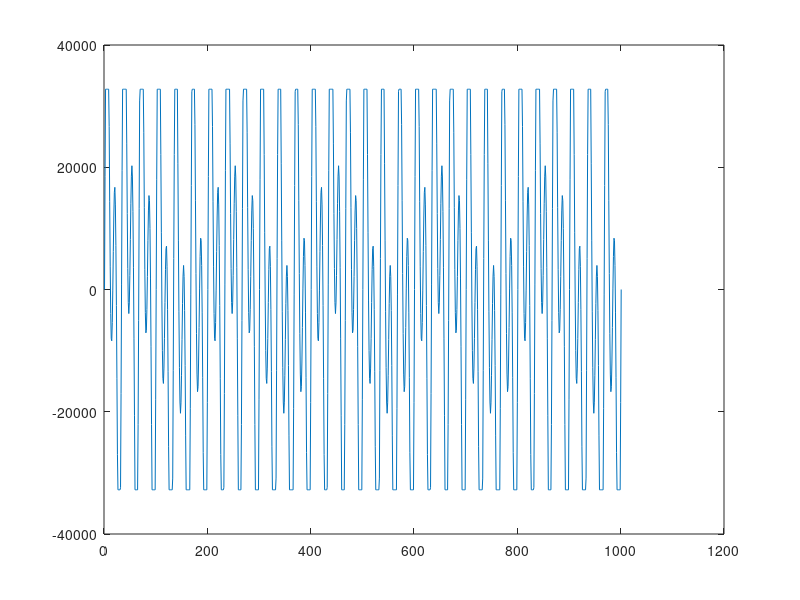

MATLAB code to generate this figure: (Note: this script raises an error after producing the figure.)
% fir_c_online: script to compare FIR filters implemented in C and MATLAB
% languages.
%
% Version: 002
% Date:    2021/11/01
% Author:  Rodrigo Gonzalez <rodralez@frm.utn.edu.ar>
% URL:     https://github.com/rodralez/control

clc
close all
clear

%% PARAMETERS

Fn1 = 300;   % Signal 1 frequency
Fn2 = 600;   % Signal 2 frequency
Fn3 = 50 ;   % Signal 3 frequency, interference
Fs = 10000;  % Sampling frequency

%% INPUT SIGNAL

dt = 1/Fs;
t = (0:dt:dt*1000)';

adc_signal = sin(2 * pi * Fn1 * t) + sin(2 * pi * Fn2 * t) + 0.25 * sin(2 * pi * Fn3 * t);

% Input signal must be in float, not double
adc_signal = adc_signal/1; % to avoid saturation
adc_signal_f = single(adc_signal);

frac_n = 15;
adc_signal_f_int16 = int16((2^frac_n)*adc_signal);
figure
plot(adc_signal_f_int16)

%% C FIR FILTERING

s = size(adc_signal_f);
M = max(s);

% fir_output = zeros(s); 
fir_output = zeros(s, 'int16'); 


for j = 1:M
    
   fir_output (j) = fir_wrapper_int16( adc_signal_f_int16( j ) );
    
end

fir_output = single(fir_output)/(2^frac_n);


%% MATLAB FIR FILTERING

Hd = fir_blackman_200_800;
b = Hd.Numerator;
a = 1;

fir_output_m = filter(b, a, adc_signal);

%% PLOT IN TIME

figure
subplot(2,1,1)
plot(t, adc_signal_f, '-b', 'LineWidth', 2)
legend('INPUT SIGNAL')
grid on

subplot(2,1,2)
plot(t, fir_output_m, '-b', 'LineWidth', 2)
hold on
plot(t, fir_output, '--r')
legend('FIR OUTPUT MATLAB', 'FIR OUTPUT C')
grid on

%% PLOT IN FREQ

[f1, mag_s ] = my_dft(adc_signal_f, Fs);
[f2, maf_f ] = my_dft(fir_output, Fs);
[f3, maf_m ] = my_dft(fir_output_m, Fs);

figure
plot(f1, mag_s, '-k', 'LineWidth', 2)
hold on
plot(f2, maf_f, '--b', 'LineWidth', 2)
plot(f2, maf_m, '--r', 'LineWidth', 2)
legend('INPUT SIGNAL', 'FIR OUTPUT C' , 'FIR OUTPUT MATLAB')
grid on
